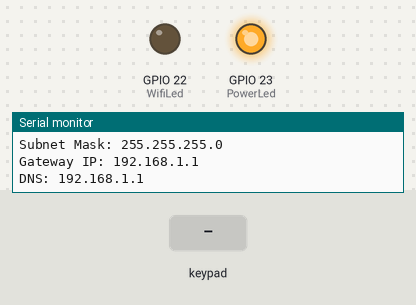
This sketch was run on a simulated ESP32. Parts: output pins drawn as LEDs (lit = HIGH), the last lines printed to the serial monitor. Dashed ring = blinking. The test bench sets the inputs (shaded band). WiFi joins after 1.5 s; servers stay silent unless stated; uploads are accepted with an empty reply.

Above: at 2.7 s.
2.8 s: keypad keys 1 3 1 2 1 4 2 7 pressed 0.4 s apart
At 3.03 s:
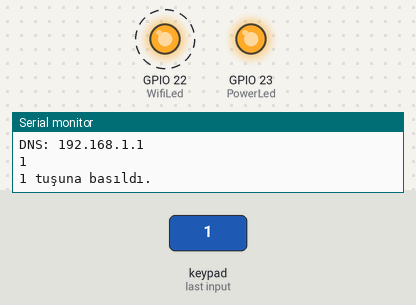
7.5 s: key 'A' pressed
At 7.73 s:
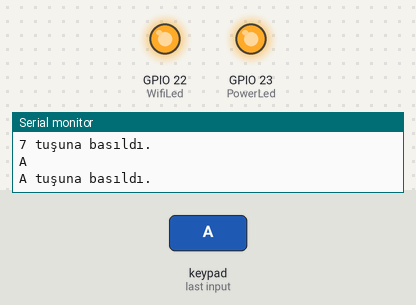
9.0 s: key 'B' pressed
At 10.2 s:
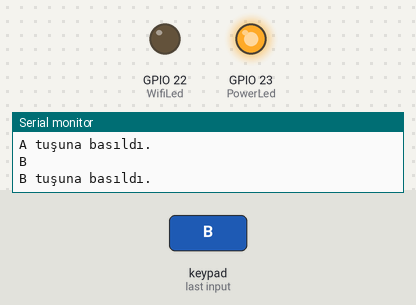
10.5 s: keypad keys 1 3 1 2 1 4 2 7 # pressed 0.4 s apart
At 14.49 s:
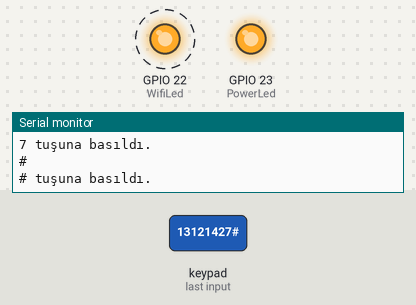
15.7 s: key 'C' pressed
At 16.9 s:
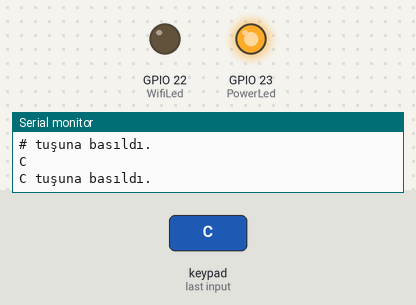
17.2 s: keypad keys 1 3 1 2 1 4 2 7 * pressed 0.4 s apart
At 21.2 s:
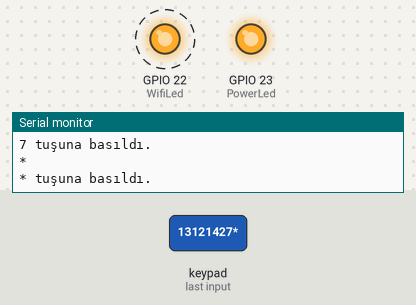
Timing chart, 0 to 22.9 s (numbered marks = the images above; inputs shaded):
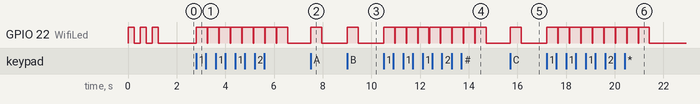

The sketch:

main.ino
```cpp
#include <Keypad.h>
#include <WiFi.h>
#include <HTTPClient.h>


const char* ssid     = "<WIFI_SSID>";
const char* password = "<WIFI_PASSWORD>";
WiFiServer server(80);

const byte ROWS = 4;  // keypaddeki satır sayısı
const byte COLS = 4;  // keypaddeki sütun sayısı

const int PowerLed = 23;
const int WifiLed = 22;

// Set your Static IP address
IPAddress local_IP(10, 0, 0, 201);
// Set your Gateway IP address
IPAddress gateway(10, 0, 0, 60);

IPAddress subnet(255, 0, 0, 0);
IPAddress primaryDNS(8, 8, 8, 8);  //optional

// Keypad'deki tuşları tanımla
char keys[ROWS][COLS] = {
  { '1', '2', '3', 'A' },
  { '4', '5', '6', 'B' },
  { '7', '8', '9', 'C' },
  { '*', '0', '#', 'D' }
};

  // { '+1',      '+0.1',    '+0.01',    'Set as 00'  },
  // { '-1',      '-0.1',    '-0.01',    'Set as 90'  },
  // { 'GoTo 00', 'GoTo 90', 'Bring XY', 'Home' }
  // { 'Home Z',  'z +0.1',  'z -0.1',   'Quick Stop'       },


// Keypad satır ve sütun pinlerini tanımla
byte rowPins[ROWS] = { 13, 12, 14, 27 };  // D1, D2, D3, D4 pinlerini kullanarak bağlanabilir
byte colPins[COLS] = { 26, 25, 33, 32 };  // D5, D6, D7, D8 pinlerini kullanarak bağlanabilir

// Keypad nesnesini oluştur
Keypad keypad = Keypad(makeKeymap(keys), rowPins, colPins, ROWS, COLS);

void setup() {
  Serial.println("Connecting to WiFi...");

  pinMode(PowerLed, OUTPUT);
  pinMode(WifiLed, OUTPUT);
  digitalWrite(PowerLed, HIGH);
  digitalWrite(WifiLed, LOW);

  // Wifi config error check
  if (!WiFi.config(local_IP, gateway, subnet, primaryDNS)) {
    digitalWrite(PowerLed, LOW);
    digitalWrite(WifiLed, LOW);
    delay(500);
    digitalWrite(PowerLed, HIGH);
    digitalWrite(WifiLed, HIGH);
    delay(500);
    digitalWrite(PowerLed, HIGH);
    digitalWrite(WifiLed, LOW);
  }
  // Wifi bulunana kadar led yanıp söner
  WiFi.begin(ssid, password);
  while (WiFi.status() != WL_CONNECTED) {
    digitalWrite(WifiLed, HIGH);
    delay(250);
    digitalWrite(WifiLed, LOW);
    delay(250);
  }

  Serial.println("");
  Serial.println("WiFi connected!");
  Serial.print("IP address: ");
  Serial.println(WiFi.localIP());
  Serial.print("ESP Mac Address: ");
  Serial.println(WiFi.macAddress());
  Serial.print("Subnet Mask: ");
  Serial.println(WiFi.subnetMask());
  Serial.print("Gateway IP: ");
  Serial.println(WiFi.gatewayIP());
  Serial.print("DNS: ");
  Serial.println(WiFi.dnsIP());

  Serial.begin(9600);
}

void loop() {

  char key = keypad.getKey();
  HTTPClient http;
  int httpCode = 0;

  if (key != NO_KEY) {
    Serial.println(key);  // Basılan tuşu seri monitöre yazdır
    // Her tuş için farklı bir görev atayabilirsiniz
    switch (key) {
      case '1':
        // 1 tuşuna basıldığında yapılacak işlem
        Serial.println("1 tuşuna basıldı.");
        digitalWrite(WifiLed, HIGH);
        delay(250);
        http.begin("http://10.0.0.30:7339/move/relative/pol/1"); //HTTP
        httpCode = http.PUT("");
        if(httpCode == HTTP_CODE_OK) {
            digitalWrite(WifiLed, LOW);
        }
        http.end();
        break;
      case '2':
        // 2 tuşuna basıldığında yapılacak işlem
        Serial.println("2 tuşuna basıldı.");
        digitalWrite(WifiLed, HIGH);
        delay(250);
        http.begin("http://10.0.0.30:7339/move/relative/pol/0.1"); //HTTP
        httpCode = http.PUT("");
        if(httpCode == HTTP_CODE_OK) {
            digitalWrite(WifiLed, LOW);
        }
        http.end();
        break;
      case '3':
        // 3 tuşuna basıldığında yapılacak işlem
        Serial.println("3 tuşuna basıldı.");
        digitalWrite(WifiLed, HIGH);
        delay(250);
        http.begin("http://10.0.0.30:7339/move/relative/pol/0.01"); //HTTP
        httpCode = http.PUT("");
        if(httpCode == HTTP_CODE_OK) {
            digitalWrite(WifiLed, LOW);
        }
        http.end();
        break;
      case 'A':
        // A tuşuna basıldığında yapılacak işlem
        Serial.println("A tuşuna basıldı.");
        digitalWrite(WifiLed, HIGH);
        delay(250);
        http.begin("http://10.0.0.30:7339/reference/pol/0"); //HTTP
        httpCode = http.PUT("");
        if(httpCode == HTTP_CODE_OK) {
            digitalWrite(WifiLed, LOW);
        }
        http.end();
        break;
      case '4':
        // 4 tuşuna basıldığında yapılacak işlem
        Serial.println("4 tuşuna basıldı.");
        digitalWrite(WifiLed, HIGH);
        delay(250);
        http.begin("http://10.0.0.30:7339/move/relative/pol/-1"); //HTTP
        httpCode = http.PUT("");
        if(httpCode == HTTP_CODE_OK) {
            digitalWrite(WifiLed, LOW);
        }
        http.end();
        break;
      case '5':
        // 5 tuşuna basıldığında yapılacak işlem
        Serial.println("5 tuşuna basıldı.");
        digitalWrite(WifiLed, HIGH);
        delay(250);
        http.begin("http://10.0.0.30:7339/move/relative/pol/-0.1"); //HTTP
        httpCode = http.PUT("");
        if(httpCode == HTTP_CODE_OK) {
            digitalWrite(WifiLed, LOW);
        }
        http.end();
        break;
      case '6':
        // 6 tuşuna basıldığında yapılacak işlem
        Serial.println("6 tuşuna basıldı.");
        digitalWrite(WifiLed, HIGH);
        delay(250);
        http.begin("http://10.0.0.30:7339/move/relative/pol/-0.01"); //HTTP
        httpCode = http.PUT("");
        if(httpCode == HTTP_CODE_OK) {
            digitalWrite(WifiLed, LOW);
        }
        http.end();
        break;
      case 'B':
        // B tuşuna basıldığında yapılacak işlem
        Serial.println("B tuşuna basıldı.");
        digitalWrite(WifiLed, HIGH);
        delay(250);
        http.begin("http://10.0.0.30:7339/reference/pol/90"); //HTTP
        httpCode = http.PUT("");
        if(httpCode == HTTP_CODE_OK) {
            digitalWrite(WifiLed, LOW);
        }
        http.end();
        break;
      case '7':
        // 7 tuşuna basıldığında yapılacak işlem
        Serial.println("7 tuşuna basıldı.");
        digitalWrite(WifiLed, HIGH);
        delay(250);
        http.begin("http://10.0.0.30:7339/move/absolute/pol/0"); //HTTP
        httpCode = http.PUT("");
        if(httpCode == HTTP_CODE_OK) {
            digitalWrite(WifiLed, LOW);
        }
        http.end();
        break;
      case '8':
        // 8 tuşuna basıldığında yapılacak işlem
        Serial.println("8 tuşuna basıldı.");
        digitalWrite(WifiLed, HIGH);
        delay(250);
        http.begin("http://10.0.0.30:7339/move/absolute/pol/90"); //HTTP
        httpCode = http.PUT("");
        if(httpCode == HTTP_CODE_OK) {
            digitalWrite(WifiLed, LOW);
        }
        http.end();
        break;
      case '9':
        // 9 tuşuna basıldığında yapılacak işlem
        Serial.println("9 tuşuna basıldı.");
        digitalWrite(WifiLed, HIGH);
        delay(250);
        http.begin("http://10.0.0.30:7339/bringxy"); //HTTP
        httpCode = http.PUT("");
        if(httpCode == HTTP_CODE_OK) {
            digitalWrite(WifiLed, LOW);
        }
        http.end();
        break;
      case 'C':
        // C tuşuna basıldığında yapılacak işlem
        Serial.println("C tuşuna basıldı.");
        digitalWrite(WifiLed, HIGH);
        delay(250);
        http.begin("http://10.0.0.30:7339/home/pol"); //HTTP
        httpCode = http.PUT("");
        if(httpCode == HTTP_CODE_OK) {
            digitalWrite(WifiLed, LOW);
        }
        http.end();
        break;
      case '*':
        // * tuşuna basıldığında yapılacak işlem
        Serial.println("* tuşuna basıldı.");
        digitalWrite(WifiLed, HIGH);
        delay(250);
        http.begin("http://10.0.0.30:7339/home/z"); //HTTP
        httpCode = http.PUT("");
        if(httpCode == HTTP_CODE_OK) {
            digitalWrite(WifiLed, LOW);
        }
        http.end();
        http.begin("http://10.0.0.30:7339/move/absolute/z/0"); //HTTP
        httpCode = http.PUT("");
        if(httpCode == HTTP_CODE_OK) {
            digitalWrite(WifiLed, LOW);
        }
        http.end();
        break;
      case '0':
        // 0 tuşuna basıldığında yapılacak işlem
        Serial.println("0 tuşuna basıldı.");
        digitalWrite(WifiLed, HIGH);
        delay(250);
        http.begin("http://10.0.0.30:7339/move/relative/z/-0.1"); //HTTP
        httpCode = http.PUT("");
        if(httpCode == HTTP_CODE_OK) {
            digitalWrite(WifiLed, LOW);
        }
        http.end();
        break;
      case '#':
        // # tuşuna basıldığında yapılacak işlem
        Serial.println("# tuşuna basıldı.");
        digitalWrite(WifiLed, HIGH);
        delay(250);
        http.begin("http://10.0.0.30:7339/move/relative/z/0.1"); //HTTP
        httpCode = http.PUT("");
        if(httpCode == HTTP_CODE_OK) {
            digitalWrite(WifiLed, LOW);
        }
        http.end();
        break;
      case 'D':
        // D tuşuna basıldığında yapılacak işlem
        Serial.println("D tuşuna basıldı.");
        digitalWrite(WifiLed, HIGH);
        delay(250);
        http.begin("http://10.0.0.30:7339/quick_stop"); //HTTP
        httpCode = http.PUT("");
        if(httpCode == HTTP_CODE_OK) {
            digitalWrite(WifiLed, LOW);
        }
        http.end();
        break;
      default:
        // Tanımlı olmayan bir tuşa basıldığında yapılacak işlem
        Serial.println("Tanımsız tuşa basıldı.");
        break;
    }
  }

}
```

Measured:
- after the input at 2.8 s, GPIO 22 (WifiLed): alternates HIGH for 0.45 s and LOW for 0.02 s, 16 changes in all, then stays LOW, starting at once
- after the input at 7.5 s, GPIO 22 (WifiLed): LOW → HIGH at once, → LOW 0.45 s later
- after the input at 9.0 s, GPIO 22 (WifiLed): LOW → HIGH at once, → LOW 0.45 s later
- after the input at 10.5 s, GPIO 22 (WifiLed): alternates HIGH for 0.45 s and LOW for 0.02 s, 18 changes in all, then stays LOW, starting at once
- after the input at 15.7 s, GPIO 22 (WifiLed): LOW → HIGH at once, → LOW 0.45 s later
- after the input at 17.2 s, GPIO 22 (WifiLed): alternates HIGH for 0.45 s and LOW for 0.02 s, 18 changes in all, then stays LOW, starting at once
